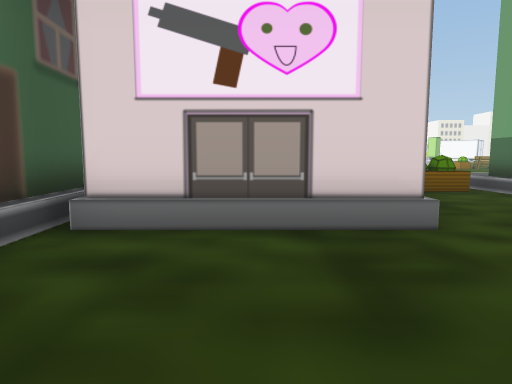
[1] (above)

23 first-person views from a walk through a Unity game level. The camera is 1.5 m above the floor, tilts 6° down and sees 75° across. The floor is counted in squares, 2 m on a side. Each view is taken from the middle of a square. On the plan, view 1 faces up. The plan holds only what a view shows up to about 11 squares ahead; the rest is blank. The place goes on beyond the plan. The player is left out.

[2]
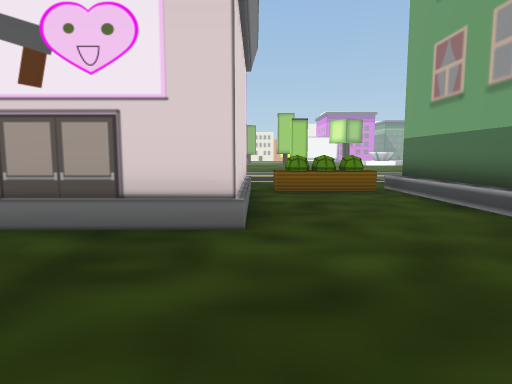

[3]
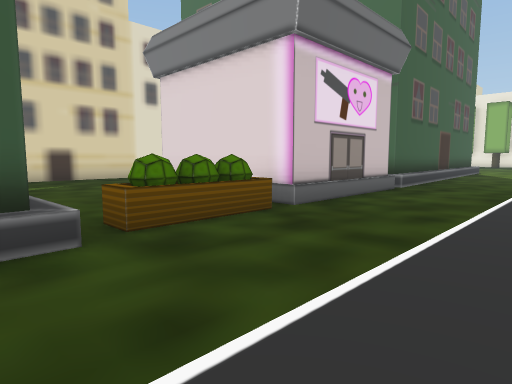

[4]
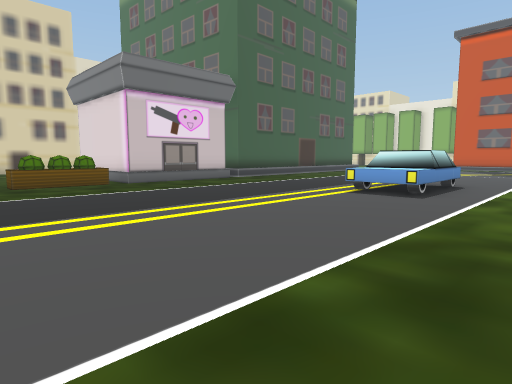

[5]
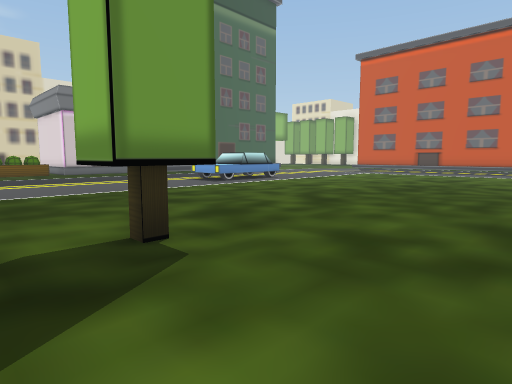

[6]
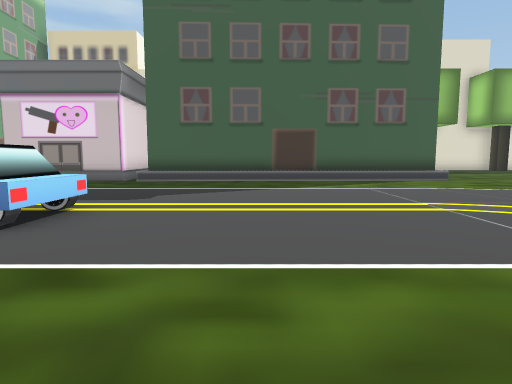

[7]
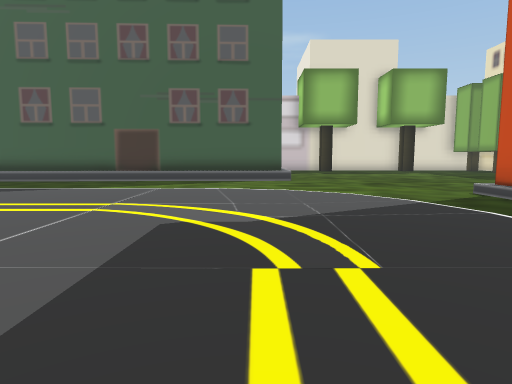

[8]
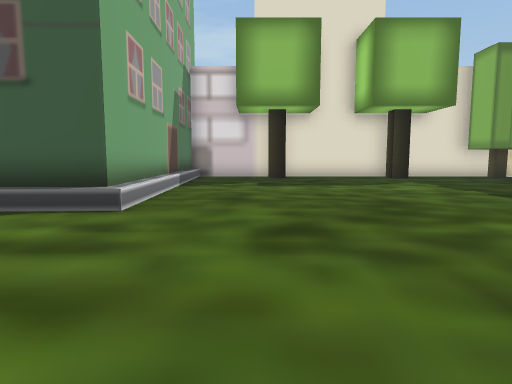

[9]
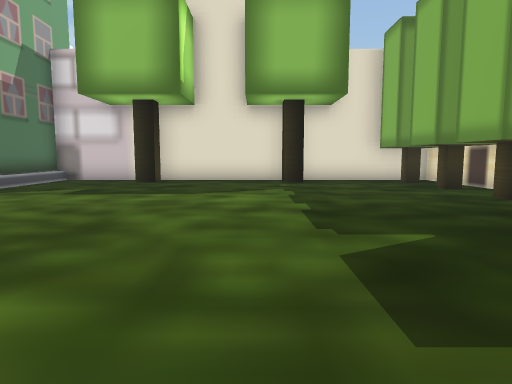

[10]
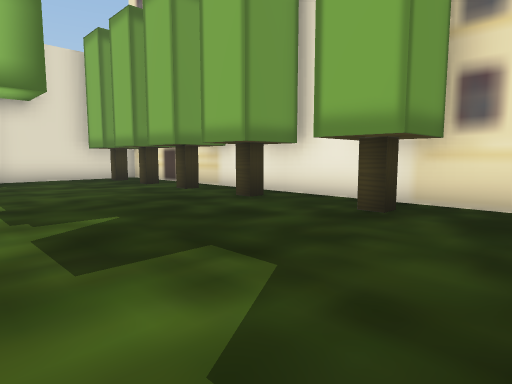

[11]
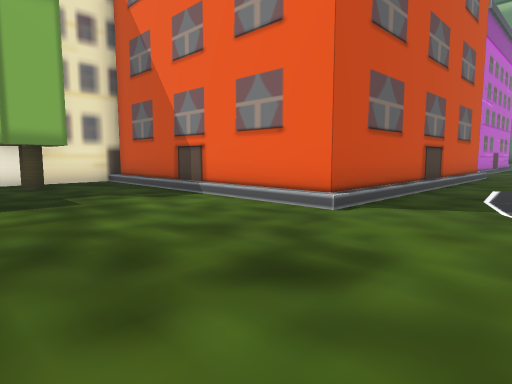

[12]
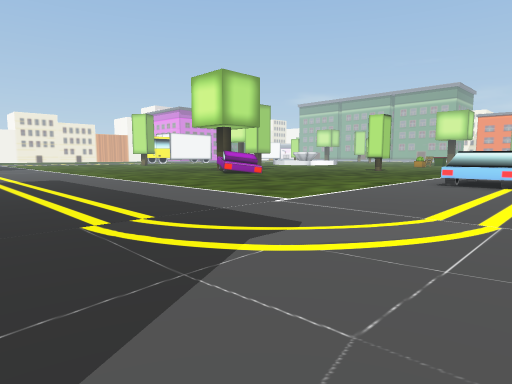

[13]
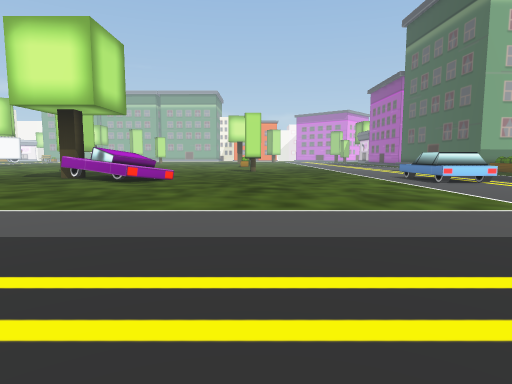

[14]
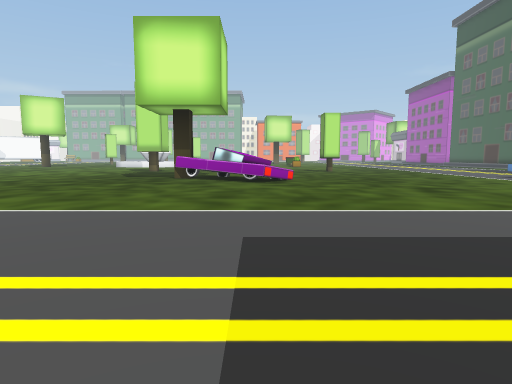

[15]
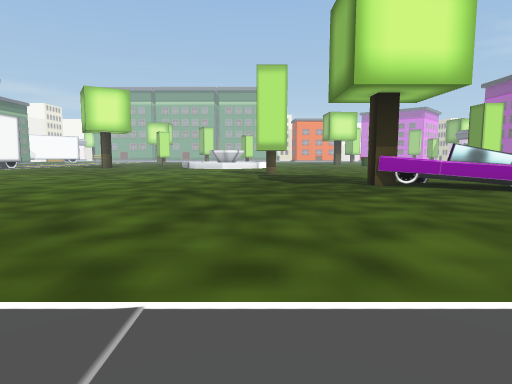

[16]
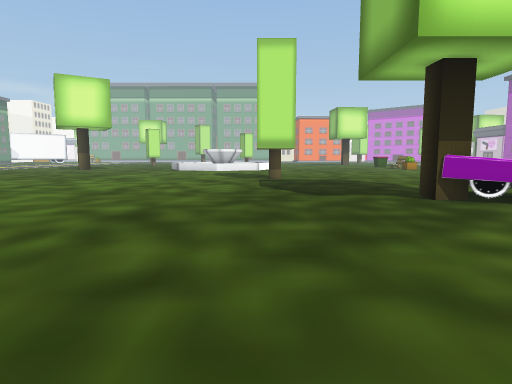

[17]
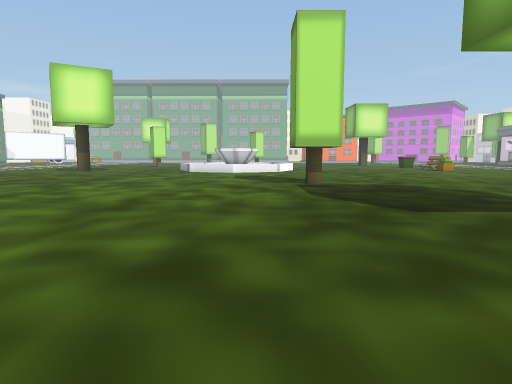

[18]
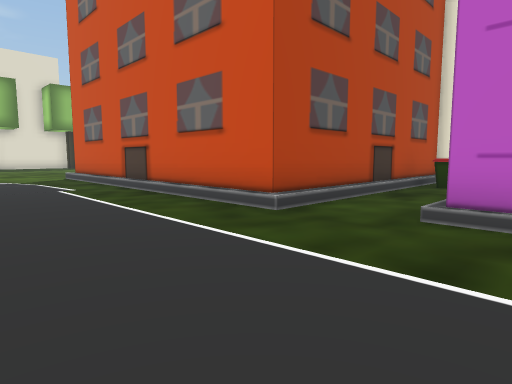

[19]
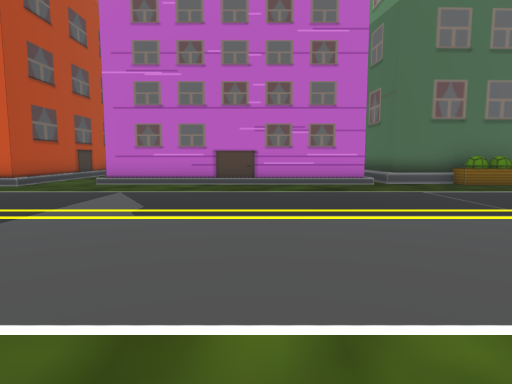

[20]
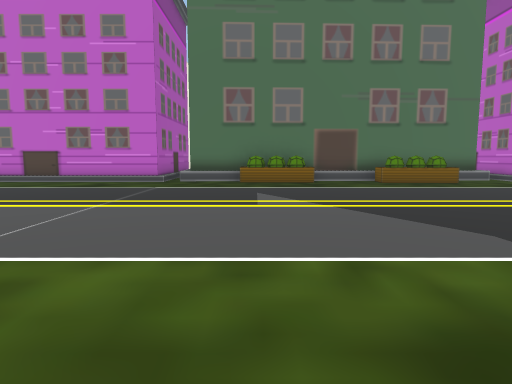

[21]
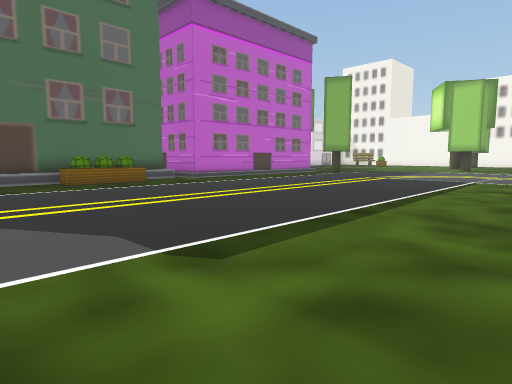

[22]
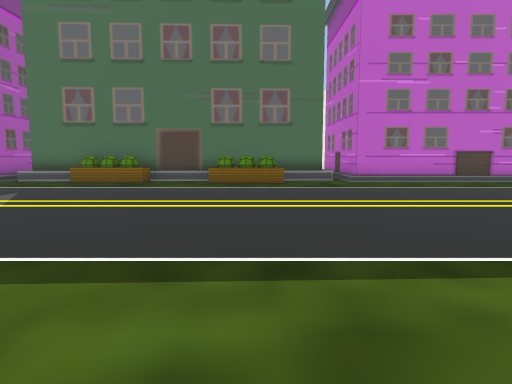

[23]
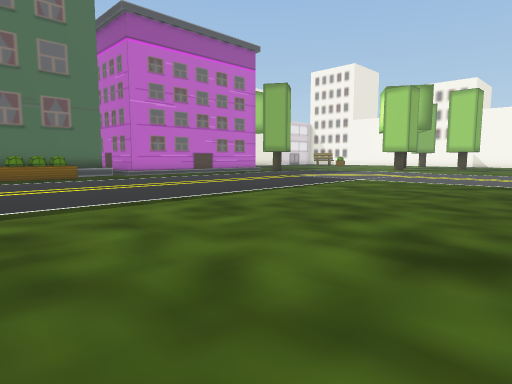

### Floor plan
Key: @ floor where view 1 was taken; # wall or solid block; . floor; / step, stairs or slope; = window, fence, low wall or low ledge; ^ raised ledge; P plant; B building; C car; T tree.
Columns run from 24 left of view 1 to 6 right of it. Each row starts with its distance up from view 1.
 46        #.      .....
 45        #..    .......
 44        #.... ........
 43        #.............
 42        #.............
 41        #.............
 40        B.............
 39        B..............       ..
 38        BP.............  .. ....
 37        B.............. ........
 36        B.......................
 35        B.......................
 34        BP......................
 33        B.......................
 32        B.......................
 31      BBB.......................
 30        #/......................
 29        #/....................T.
 28        #/......................
 27        #/..............T.......
 26        #/.............=T ......
 25        #/.............# .......
 24        #/............^^ ..  ...
 23        #/.............^.  .....
 22    ^...........................
 21   ///////......................
 20  ########...................TT.
 19         #......................
 18         #.....................
 17         #......................
 16         #......................
 15         #......................
 14         #............CCC.......
 13         #......................
 12 #########.....................
 11 #////////......................
 10 #..............................
  9 #.T............................
  8 #.............................#
  7 #...........BBBBBBBBBBBBBBP...#
  6 #T..........B        B    B...#
  5 #...........B        B    B...#
  4 #.T.........B        BBBBBB...#
  3 #...........B        B........
  2 #.T.........B         B......
  1 #...........B          ......
  0 #.T..T...T...B          @ ...
 -1 #############B            ###
 -2             BB

Where each view was taken, in squares from view 1:
view 1: 0 up, 0 right, facing up
view 2: 0 up, 2 right, facing up
view 3: 11 up, 6 right, facing down-left
view 4: 17 up, 6 right, facing down-left
view 5: 23 up, 6 right, facing down-left
view 6: 18 up, 6 left, facing down
view 7: 18 up, 11 left, facing down
view 8: 12 up, 14 left, facing down
view 9: 10 up, 18 left, facing down
view 10: 11 up, 18 left, facing down-left
view 11: 7 up, 13 left, facing up-left
view 12: 12 up, 13 left, facing up-right
view 13: 20 up, 13 left, facing right
view 14: 24 up, 13 left, facing right
view 15: 30 up, 10 left, facing right
view 16: 30 up, 7 left, facing right
view 17: 31 up, 5 left, facing right
view 18: 24 up, 12 left, facing down-left
view 19: 27 up, 7 left, facing left
view 20: 33 up, 6 left, facing left
view 21: 34 up, 6 left, facing up-left
view 22: 38 up, 6 left, facing left
view 23: 35 up, 3 left, facing up-left
